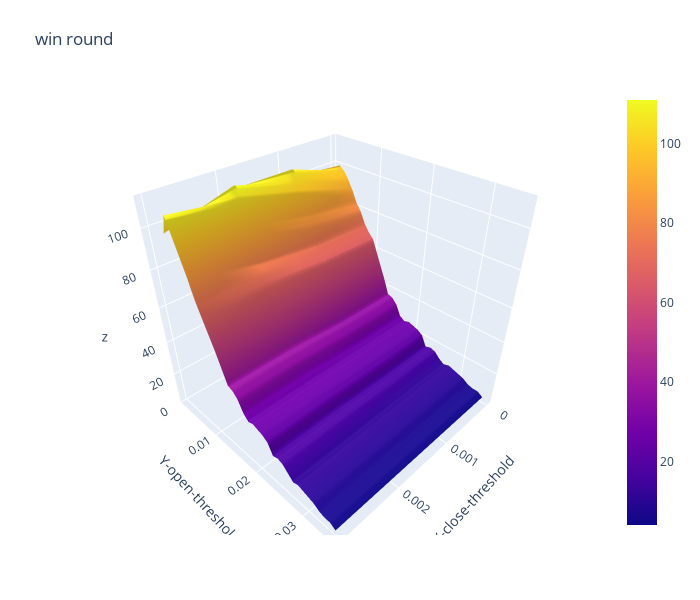

Notebook source saved alongside this figure:
### Code cell
import plotly.graph_objects as go

x_data = df_win_round.columns.to_list() # close threshold

y_data = df_win_round.index.to_list() # open threshold

z_data = df_win_round.copy(deep=True) # win rate

fig = go.Figure(data=[go.Surface(z=z_data.values,x=x_data,y=y_data)])

fig.update_layout(title="win round", # 标题
                  autosize=False,  # 尺度自动缩放
                  width=700,  # 长宽
                  height=600,
                  margin=dict(l=65,r=50,b=65,t=90),  # 4个位置的距离
                  scene=dict(xaxis_title='X-close-threshold',yaxis_title='Y-open-threshold')
                 )

fig.show()

### Figure 1 — Plotly figure (JSON) as saved in the notebook; plotly's stock layout.template omitted (floating-point values rounded to 4 significant figures; data arrays with more than 128 entries replaced by an {"elided": "..."} marker saying what was removed)
{"data": [{"type": "surface", "x": [0, 0.001, 0.002, 0.003], "y": [0.001, 0.002, 0.003, 0.004, 0.005, 0.006, 0.007, 0.008, 0.009, 0.01, 0.011, 0.012, 0.013, 0.014, 0.015, 0.016, 0.017, 0.018, 0.019, 0.02, 0.021, 0.022, 0.023, 0.024, 0.025, 0.026, 0.027, 0.028, 0.029, 0.03, 0.031, 0.032, 0.033, 0.034, 0.035], "z": {"elided": "35x4 int values"}}], "layout": {"autosize": false, "height": 600, "margin": {"b": 65, "l": 65, "r": 50, "t": 90}, "scene": {"xaxis": {"title": {"text": "X-close-threshold"}}, "yaxis": {"title": {"text": "Y-open-threshold"}}}, "title": {"text": "win round"}, "width": 700}}
